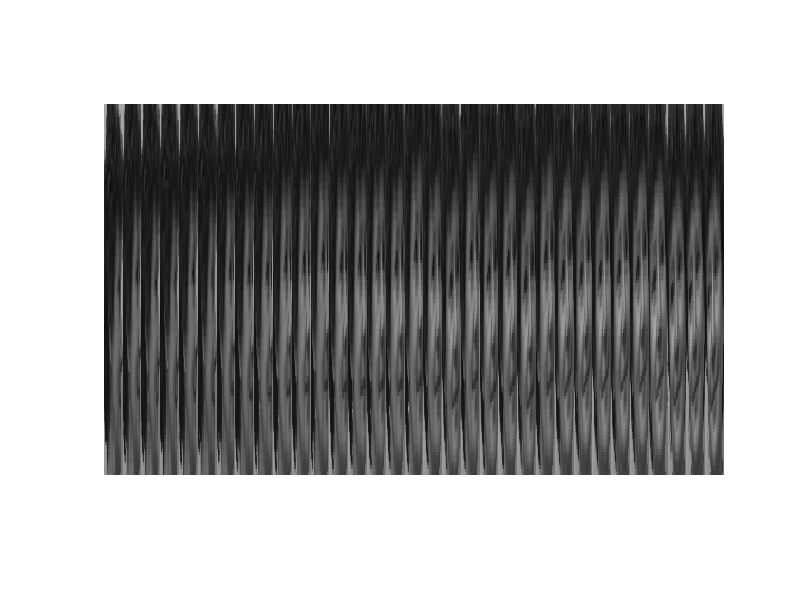

Write MATLAB code to recreate this figure.
clc
clear
close all

t = 100;

scale = 0.5;

load('face.mat');
X=reshape(Y,[10304,33])';

N = size(X,1);
X = double(X);
X = normalize(X,'norm');
Y = flip(Y,1);

for i = 1:3
    faceimg(:,:,i,:) = Y;
end

for i = 1:N
    for j = 1:N
        W(i,j) = exp((-1*norm(X(i,:)-X(j,:))^2)/t);
    end
end

Degree = diag(sum(W,2));
P = Degree\W;
L = P-eye(N);

[V,D] = eig(L);
[d,ind] = sort(diag(D),"descend");
Vs = V(:,ind);

v1 = Vs(:,2);
[~,ind] = sort(v1,"descend");

figure(1);
hold on
for i = 1:N
    image([(i-1)*scale i*scale],...
        [0 0+scale*1.217]...
        ,faceimg(:,:,:,ind(i)));
    hold on
end
xlim([0 33*scale])
ylim([-0.1 scale*1.217+0.1])
axis off